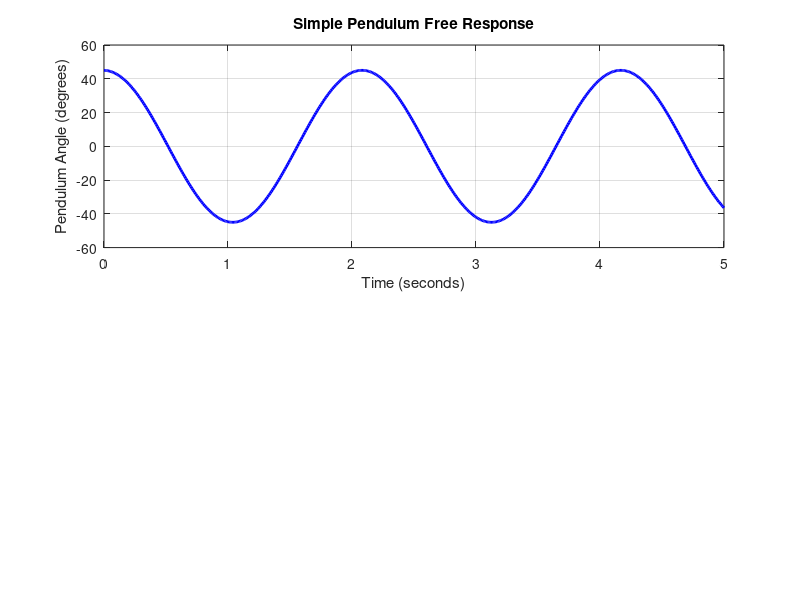
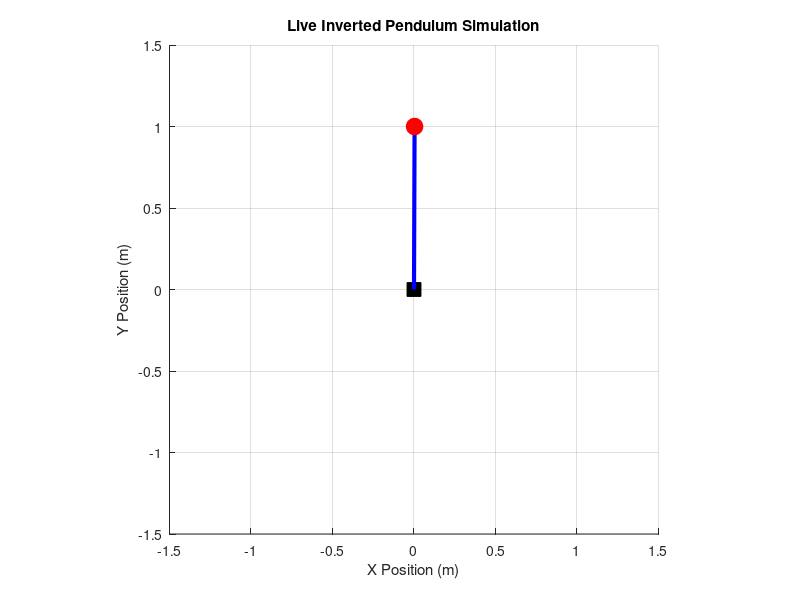

These figures' MATLAB source, in order:
clear;clc; close all

% Basic Inverted Pendulum Physics Simulation with no Controller/ Motor Torques

% 1. Simulation Time Setup
dt = 0.01;
t_final = 5;

Simulation = 0:dt:t_final;

N = length(Simulation);

% 2. System Constraints

g = 9.81;
L = 1.0;

theta_free = zeros(1,N);
omega_free = zeros(1,N);
theta_free(1) = deg2rad(45);


for i = 1:N-1
    
    alpha_free = (-g/L) * sin(theta_free(i));

    omega_free(i+1) = omega_free(i) + alpha_free * dt;
    theta_free(i+1) = theta_free(i) + omega_free(i+1)  * dt;

end


% 3. Plotting the results

figure;   % Opens a clean plotting window
subplot(2,1,1);                   
plot(Simulation, rad2deg(theta_free), 'b-', 'LineWidth', 2); 
grid on;                            % Adds a grid so you can read values

% Add engineering context
xlabel('Time (seconds)');
ylabel('Pendulum Angle (degrees)');
title('Simple Pendulum Free Response');






%% Inverted Pendulum with motor torques

theta = zeros(1,N);
omega = zeros(1,N);
theta(1) = deg2rad(60);

% Setting up Gains

Kp = 40;    % Proportional Gain
Ki = 0;    % Integral Gain (Keep at 0 for now)
Kd = 25;    % Derivative Gain

target = pi;


% --- ANIMATION WINDOW SETUP ---
figure('Position', [300, 200, 600, 600]); % Open a square window
hold on; grid on;
axis([-1.5*L, 1.5*L, -1.5*L, 1.5*L]);     % Fix the coordinate boundaries
axis square;                             % Keep aspect ratio 1:1

% Draw the fixed base pivot point
plot(0, 0, 'ks', 'MarkerSize', 10, 'MarkerFaceColor', 'k'); 

% INITIAL DRAW: Create the rod and mass graphic handles
% We initialize them with the starting position data
x_tip = L * sin(theta(1));
y_tip = -L * cos(theta(1));

% 'h_rod' represents the line, 'h_mass' represents the circle on the tip
h_rod  = plot([0, x_tip], [0, y_tip], 'b-', 'LineWidth', 3);
h_mass = plot(x_tip, y_tip, 'ro', 'MarkerSize', 12, 'MarkerFaceColor', 'r');

title('Live Inverted Pendulum Simulation');
xlabel('X Position (m)');
ylabel('Y Position (m)');

for i = 1:N-1

    err = theta(i) - target;    % error Term 

    u = -(Kp*err + Kd*omega(i)); % control input

    alpha = (-g/L) * sin(theta(i)) + u ;

    omega(i+1) = omega(i) + alpha * dt;      % step update
    theta(i+1) = theta(i) + omega(i+1) * dt; % step update

     % --- ANIMATION UPDATE ---
    % Calculate the new tip coordinates based on the next angle
    x_next = L * sin(theta(i+1));
    y_next = -L * cos(theta(i+1));
    
    % Instantly update the existing graphic handles with new coordinates
    set(h_rod, 'XData', [0, x_next], 'YData', [0, y_next]);
    set(h_mass, 'XData', x_next, 'YData', y_next);
    
    % Force MATLAB to flush the graphics queue and draw immediately
    drawnow; 

end

%subplot(2,1,2);
%plot(Simulation,rad2deg(theta),'r',LineWidth= 1.2);
%xlabel("Time"); ylabel("theta");
%title("Inverted Pendulum with PD controller");
%grid on;
